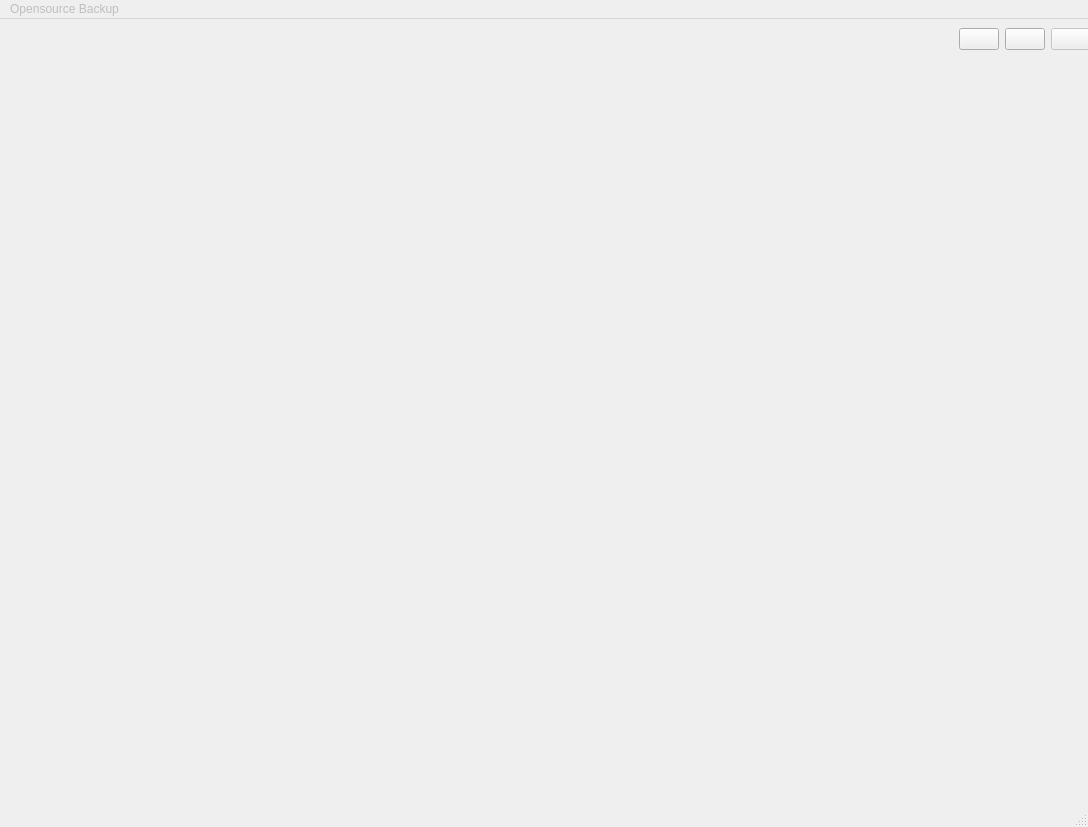
<?xml version="1.0" encoding="UTF-8"?>
<ui version="4.0">
 <class>MainWindow</class>
 <widget class="QMainWindow" name="MainWindow">
  <property name="enabled">
   <bool>true</bool>
  </property>
  <property name="geometry">
   <rect>
    <x>0</x>
    <y>0</y>
    <width>1088</width>
    <height>827</height>
   </rect>
  </property>
  <property name="windowTitle">
   <string>MainWindow</string>
  </property>
  <widget class="QWidget" name="centralwidget">
   <widget class="QWidget" name="horizontalLayoutWidget">
    <property name="geometry">
     <rect>
      <x>0</x>
      <y>0</y>
      <width>1091</width>
      <height>41</height>
     </rect>
    </property>
    <layout class="QHBoxLayout" name="horizontalLayout">
     <item>
      <spacer name="horizontalSpacer">
       <property name="orientation">
        <enum>Qt::Horizontal</enum>
       </property>
       <property name="sizeHint" stdset="0">
        <size>
         <width>40</width>
         <height>20</height>
        </size>
       </property>
      </spacer>
     </item>
     <item>
      <widget class="QPushButton" name="pushButton_3">
       <property name="sizePolicy">
        <sizepolicy hsizetype="Fixed" vsizetype="Fixed">
         <horstretch>0</horstretch>
         <verstretch>0</verstretch>
        </sizepolicy>
       </property>
       <property name="text">
        <string/>
       </property>
       <property name="icon">
        <iconset>
         <normaloff>../../figma/ic_logo.png</normaloff>../../figma/ic_logo.png</iconset>
       </property>
       <property name="autoDefault">
        <bool>false</bool>
       </property>
      </widget>
     </item>
     <item>
      <widget class="QPushButton" name="pushButton_2">
       <property name="sizePolicy">
        <sizepolicy hsizetype="Fixed" vsizetype="Fixed">
         <horstretch>0</horstretch>
         <verstretch>0</verstretch>
        </sizepolicy>
       </property>
       <property name="text">
        <string/>
       </property>
       <property name="icon">
        <iconset>
         <normaloff>../../figma/ic_logo.png</normaloff>../../figma/ic_logo.png</iconset>
       </property>
       <property name="autoDefault">
        <bool>false</bool>
       </property>
      </widget>
     </item>
     <item>
      <widget class="QPushButton" name="pushButton">
       <property name="enabled">
        <bool>false</bool>
       </property>
       <property name="sizePolicy">
        <sizepolicy hsizetype="Fixed" vsizetype="Fixed">
         <horstretch>0</horstretch>
         <verstretch>0</verstretch>
        </sizepolicy>
       </property>
       <property name="text">
        <string/>
       </property>
       <property name="icon">
        <iconset>
         <normaloff>../../figma/ic_logo.png</normaloff>../../figma/ic_logo.png</iconset>
       </property>
       <property name="autoDefault">
        <bool>false</bool>
       </property>
      </widget>
     </item>
    </layout>
   </widget>
  </widget>
  <widget class="QMenuBar" name="menubar">
   <property name="enabled">
    <bool>false</bool>
   </property>
   <property name="geometry">
    <rect>
     <x>0</x>
     <y>0</y>
     <width>1088</width>
     <height>30</height>
    </rect>
   </property>
   <widget class="QMenu" name="menuOpensource_Backup">
    <property name="enabled">
     <bool>false</bool>
    </property>
    <property name="title">
     <string>Opensource Backup</string>
    </property>
   </widget>
   <addaction name="menuOpensource_Backup"/>
  </widget>
  <widget class="QStatusBar" name="statusbar"/>
 </widget>
 <resources/>
 <connections/>
</ui>
